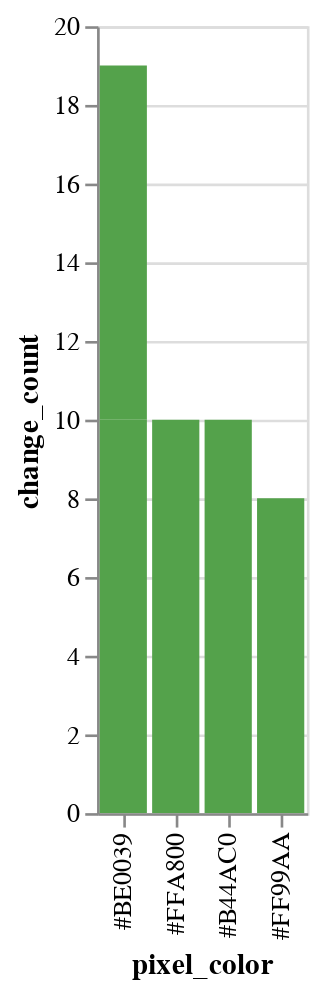

The code cell stored with this chart in its notebook:
### Code cell
DeepnoteChart(bot_activity_analysis_sorted, """{"layer":[{"layer":[{"mark":{"clip":true,"type":"bar","color":"#54a24b","tooltip":true},"encoding":{"x":{"sort":null,"type":"nominal","field":"pixel_color","scale":{"type":"linear"}},"y":{"sort":null,"type":"quantitative","field":"change_count","scale":{"type":"linear"},"format":{"type":"default","decimals":null},"formatType":"numberFormatFromNumberType"}}}]}],"title":"","config":{"legend":{}},"$schema":"https://vega.github.io/schema/vega-lite/v5.json","encoding":{}}""")

### Figure 1 — Vega-Lite specification as saved in the notebook (floating-point values rounded to 4 significant figures)
{"layer": [{"layer": [{"mark": {"clip": true, "type": "bar", "color": "#54a24b", "tooltip": true}, "encoding": {"x": {"sort": null, "type": "nominal", "field": "pixel_color", "scale": {"type": "linear"}}, "y": {"sort": null, "type": "quantitative", "field": "change_count", "scale": {"type": "linear"}, "format": {"type": "default", "decimals": null}, "formatType": "numberFormatFromNumberType"}}}]}], "title": "", "config": {"legend": {}}, "$schema": "https://vega.github.io/schema/vega-lite/v5.json", "encoding": {}, "data": {"values": [{"user": "xpOyFtfeBiD7BEhqLFfxfj3QuG9x7t/6vSxSKwoMisGXV5XKM5Yu5RfqJtkJ5WG7FlxDtuwUE7S04Puxf05HNg==", "x": 136, "y": 216, "pixel_color": "#BE0039", "change_count": 10}, {"user": "CIIPZRPIrjNpfCd4CSiMP49Ov9GRPF1PxMsUIaqfudmmbw4i5Fj0KnmfMRQt4pbu9uzSqDPlE7ie6ZarK4rhiw==", "x": 136, "y": 216, "pixel_color": "#FFA800", "change_count": 10}, {"user": "/emEJnrHBIcaEo0D3awkeqDZcBJmDe7dhO5NnIrEeK6SLjJirFmlajxBYnsuZduqjlF688CXhjxyt4n672IlgQ==", "x": 999, "y": -500, "pixel_color": "#B44AC0", "change_count": 10}, {"user": "dzE++IZg6lDQK+tLfP+OGfQVETM1aZz4HKuKD0RR/fFBWl0LlGbCupFATO7XhtqBbnpKBuFBaePCKOFDqoXAtA==", "x": 135, "y": 218, "pixel_color": "#BE0039", "change_count": 9}, {"user": "qy5hamqGaXxD3C2goryP/ke6184Qs3y5rECbkOnJoPc/dXwxEuSXWsV98jrS5N+hp1RVrT14WfEXKdKL/KoIaw==", "x": -625, "y": -117, "pixel_color": "#FF99AA", "change_count": 8}]}}
